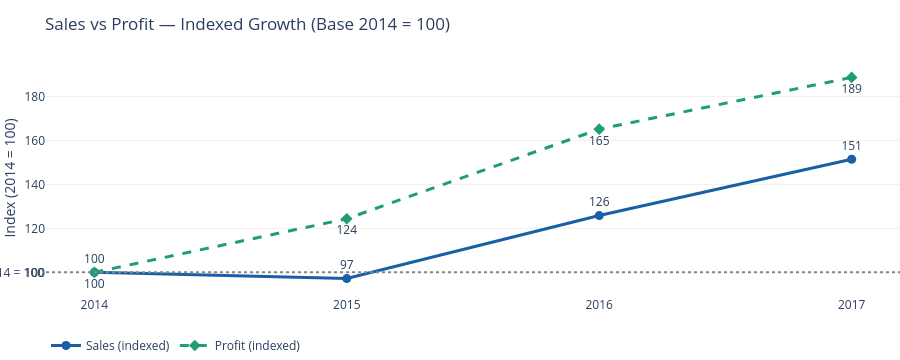

Write notebook code for a chart like this one.
### Markdown cell above
---
## Chapter 2 — The Problem: Profit Is Not Growing Like Sales

Sales have grown **+29% from 2014 to 2017**, but profit margin has remained stagnant or even declined in some years. This divergence signals a structural problem — not a volume problem.

**Hypothesis:** Aggressive discounting is eroding margin without proportionally increasing volume.

### Code cell
# Visualización del gap: Sales growth vs Profit growth
yearly["Sales_idx"]  = yearly["Sales"]  / yearly["Sales"].iloc[0]  * 100
yearly["Profit_idx"] = yearly["Profit"] / yearly["Profit"].iloc[0] * 100

fig = go.Figure()
fig.add_trace(go.Scatter(
    x=yearly["Year"].astype(str), y=yearly["Sales_idx"],
    mode="lines+markers+text",
    name="Sales (indexed)",
    line=dict(color=C["blue"], width=3),
    marker=dict(size=9),
    text=[f"{v:.0f}" for v in yearly["Sales_idx"]],
    textposition="top center",
))
fig.add_trace(go.Scatter(
    x=yearly["Year"].astype(str), y=yearly["Profit_idx"],
    mode="lines+markers+text",
    name="Profit (indexed)",
    line=dict(color=C["green"], width=3, dash="dash"),
    marker=dict(size=9, symbol="diamond"),
    text=[f"{v:.0f}" for v in yearly["Profit_idx"]],
    textposition="bottom center",
))
fig.add_hline(y=100, line_dash="dot", line_color=C["gray"],
              annotation_text="Base 2014 = 100", annotation_position="left")

fig.update_layout(
    title="Sales vs Profit — Indexed Growth (Base 2014 = 100)",
    height=360, plot_bgcolor="white", paper_bgcolor="white",
    margin=dict(l=0, r=0, t=60, b=0),
    yaxis=dict(title="Index (2014 = 100)", showgrid=True, gridcolor="#F0EEE8"),
    legend=dict(orientation="h", y=-0.15),
    font=dict(size=12),
)
fig.show()

### Figure 1 — Plotly figure (JSON) as saved in the notebook; plotly's stock layout.template omitted (floating-point values rounded to 4 significant figures)
{"data": [{"line": {"color": "#185FA5", "width": 3}, "marker": {"size": 9}, "mode": "lines+markers+text", "name": "Sales (indexed)", "text": ["100", "97", "126", "151"], "textposition": "top center", "type": "scatter", "x": ["2014", "2015", "2016", "2017"], "y": [100.0, 97.17, 125.8, 151.4]}, {"line": {"color": "#1D9E75", "dash": "dash", "width": 3}, "marker": {"size": 9, "symbol": "diamond"}, "mode": "lines+markers+text", "name": "Profit (indexed)", "text": ["100", "124", "165", "189"], "textposition": "bottom center", "type": "scatter", "x": ["2014", "2015", "2016", "2017"], "y": [100.0, 124.4, 165.1, 188.6]}], "layout": {"annotations": [{"showarrow": false, "text": "Base 2014 = 100", "x": 0, "xanchor": "right", "xref": "x domain", "y": 100, "yanchor": "middle", "yref": "y"}], "font": {"size": 12}, "height": 360, "legend": {"orientation": "h", "y": -0.15}, "margin": {"b": 0, "l": 0, "r": 0, "t": 60}, "paper_bgcolor": "white", "plot_bgcolor": "white", "shapes": [{"line": {"color": "#888888", "dash": "dot"}, "type": "line", "x0": 0, "x1": 1, "xref": "x domain", "y0": 100, "y1": 100, "yref": "y"}], "title": {"text": "Sales vs Profit — Indexed Growth (Base 2014 = 100)"}, "yaxis": {"gridcolor": "#F0EEE8", "showgrid": true, "title": {"text": "Index (2014 = 100)"}}}}
